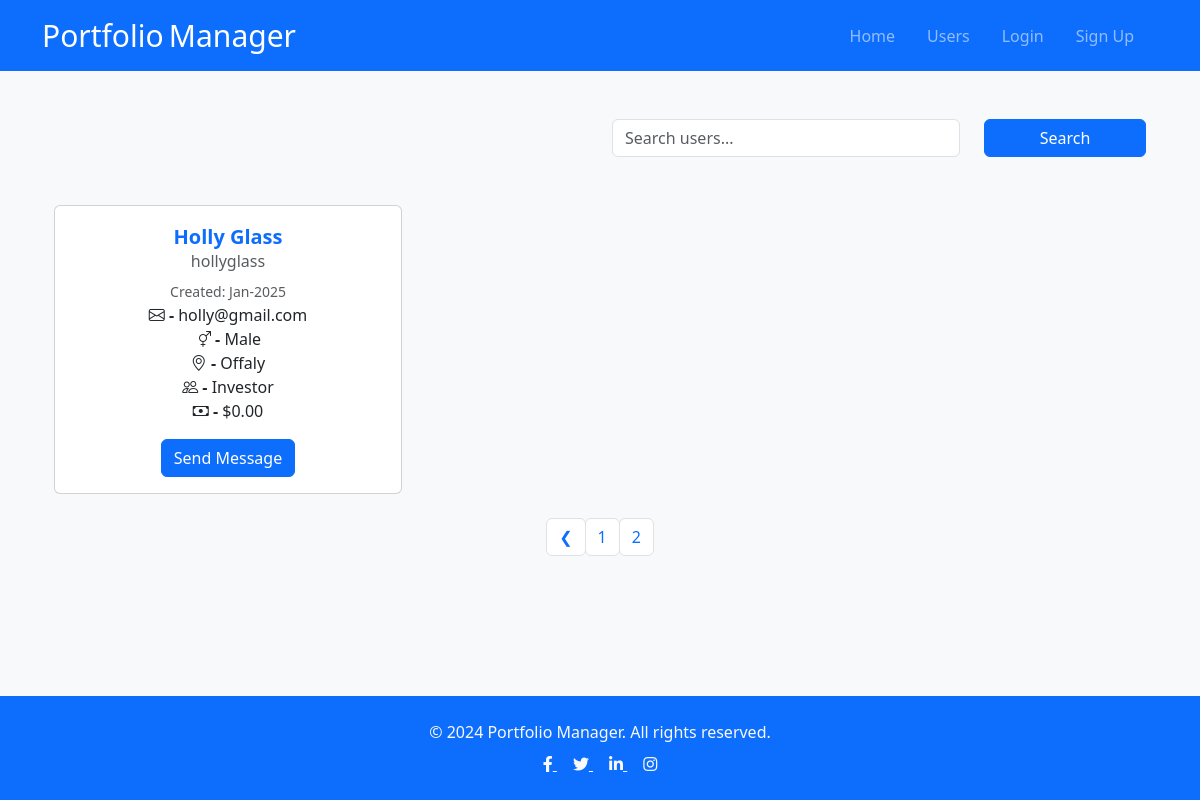
Page /profiles/?page=2 on the committed database.
### users/models.py (models this page shows, shortened)
class Profile(models.Model):
    def allowed_groups():
        return {'name__in': Group.objects.values_list('name', flat=True)}
    GENDER_CHOICES = [
        ('Male', 'Male'),
        ('Female', 'Female'),
        ('Rather not say', 'Rather not say'),
    ]
    user = models.OneToOneField(User, on_delete=models.CASCADE, null=True,blank=True) # One User has One Profile
    group = models.ForeignKey(
        Group,
        on_delete=models.SET_NULL,
        null=True,
        blank=True,
        limit_choices_to=allowed_groups
    )
    username = models.CharField(max_length=200 , null=True,blank=True)
    balance = models.FloatField(null=False,default=0)
    location = models.CharField(max_length=200 , null=True,blank=True)
    name = models.CharField(max_length=200 , null=True,blank=True)
    email = models.EmailField(max_length=200 , null=True,blank=True)
    gender = models.CharField(
        max_length=20,
        choices=GENDER_CHOICES,
        default='Male',
    )
    short_intro = models.TextField(null=True,blank=True)
    bio  = models.TextField(null=True,blank=True)
    created = models.DateTimeField(auto_now_add=True)
    id = models.UUIDField(default=uuid.uuid4, unique=True, primary_key=True,editable=False)
    class Meta:
        ordering = ['username'] # "-" orders by descending

### users/views.py (the view)
# urls.py: path('profiles/',views.profiles,name="profiles"),
def profiles(request):
    profiles, search_query = searchProfiles(request)
    custom_range, profiles = paginateProfiles(request, profiles, 3)
    context = {'profiles':profiles,'search_query':search_query, 'custom_range': custom_range}
    for profile in profiles:
        print("NAME: ", profile.name, "GROUP: ", profile.group.name )
    print ('END OF VIEW')
    return render(request, 'users/profiles.html', context)

### users/utils.py (called while the page is built, shortened)
def searchProfiles(request):
    search_query = ''
    if request.GET.get('search_query'): #search_query is the "name =" on the form
        search_query = request.GET.get('search_query')
    print("SEARCH : ",search_query )
    if not search_query:
        print("No search query provided. Returning all profiles.")
        print("SEARCH : ",search_query )
        profiles = Profile.objects.all()  # Or return [] if you want to show no results
        return profiles, search_query

def paginateProfiles(request,profiles,results):
    page =   request.GET.get('page')
    paginator  = Paginator(profiles,results)
    try:
        profiles  = paginator.page(page)
    except PageNotAnInteger:
        page = 1
        profiles  = paginator.page(page)
    except EmptyPage:
        page = paginator.num_pages # get last pages
        profiles  = paginator.page(page)
    leftIndex = (int(page) - 1)
    if leftIndex < 1:
        leftIndex = 1
    rightIndex = (int(page) + 2)
    if rightIndex > paginator.num_pages:
        rightIndex = paginator.num_pages + 1
    custom_range = range(leftIndex,rightIndex)
    return custom_range , profiles

### users/templates/users/profiles.html (shortened to what this page needs)
{% extends 'base.html' %}
{% block content %}
  <main class="home">
      <div class="container">
        <div class="row g-4 ">
          <div class="col-md-6 mb-3">
            <h2 class="mb-0 text-light">User Management</h2>
          </div>
          <div class="col-md-4 form-floating mb-2">
            <div class="mb-3 w-100">
              <input
                class="form-control w-100"
                id="searchInput"
                type="search"
                name="search_query"
                value="{{ search_query }}"
                placeholder="Search users..."
                aria-label="Search users"
              />
            </div>
          </div>
            <div class="col-md-2 form-floating">
              <button class="btn btn-primary w-100" type="submit">Search</button>
            </div>
        </div>
      </div>
  <div class="container my-4">
    <div class="row g-4">
        {% for profile in profiles %}
            <div class="col-md-4 text-center">
                <div class="card h-100">
                    <div class="card-body">
                      <div class="text-center">
                        <p class="mb-1 text-primary fw-bold fs-5">{{ profile.name }}</p>
                      </div>
                        <h6 class="card-subtitle mb-2 text-muted">{{ profile.username }}</h6>
                        <small class="text-muted">Created: {{ profile.created|date:"M-Y" }}</small>
                        <p class="card-text">
                            <strong><i class="bi bi-envelope"></i> - </strong> {{ profile.email }}<br>
                            <strong><i class="bi bi-gender-ambiguous"></i> - </strong> {{ profile.gender }}<br>
                            <strong><i class="bi bi-geo-alt"></i> - </strong> {{ profile.location|default:"N/A" }}<br>
                            <strong><i class="bi bi-people"></i> - </strong> {{ profile.group.name }}<br>
                            <strong><i class="bi bi-cash"></i> - </strong> ${{ profile.balance|floatformat:2 }}
                        </p>
                        {% if request.user.profile.id != profile.id %}
                              <a href="{% url 'create-message' profile.id %}" class="btn btn-primary">Send Message </a>
                        {% else %}
                              <a href="{% url 'inbox' %}" class="btn btn-primary">Inbox </a>
                        {% endif %}
                        <br>
                    </div>
                </div>
            </div>
        {% empty %}
            <div class="col-12 text-center">
                <p>No profiles found.</p>
            </div>
        {% endfor %}
    </div>
</div>
     {% include 'pagination.html' with query_set=profiles custom_range=custom_range  %}
</main>
{% endblock content %}

### portfolio_manager/static/css/styles.css (style rules this page uses)
:root { --color-main: #662c39; --color-main-light: #e6faff; --color-sub: #3f4156; --color-sub-light: #51546e; --color-sub-lighter: rgb(215, 207, 218); --color-text: #737373; --color-gray: #8b8b8b; --color-light: #e5e7eb; --color-light-gray: #767676; --color-bg: #f8fafd; --color-white: #fffefd; --color-white-light: #f3f3f3; --color-success: #359e64; --color-success-bg: #def8e8; --color-info: #35869e; --color-info-bg: #def8eea6; --color-error: #fc4b0b; --color-error-bg: #fff233; --font-base: 'Poppins', arial, helvetica, 'Segoe UI', roboto, ubuntu, sans-serif; --font-monospace: 'Fira Code', 'Courier New', courier, monospace; --font-regular: 300; --font-medium: 500; --font-bold: 700; --generic-shadow: 1px 1px 5px #00000010; --generic-transition: all 0.3s ease-in-out; }
body { font-family: Arial, sans-serif; background-color: #f0f0f0; margin: 0; padding: 0; }
body { font-family: Arial, sans-serif; }
html, body { height: 100%; margin: 0; }

### rows in the picture
Profile: name "Holly Glass", username "hollyglass", created "Jan-2025", email "holly@gmail.com", gender "Male", location "Offaly", group.name "Investor", balance "0.00", shows "Send Message"

### other values in the picture
{{ page }} "1" "2"
